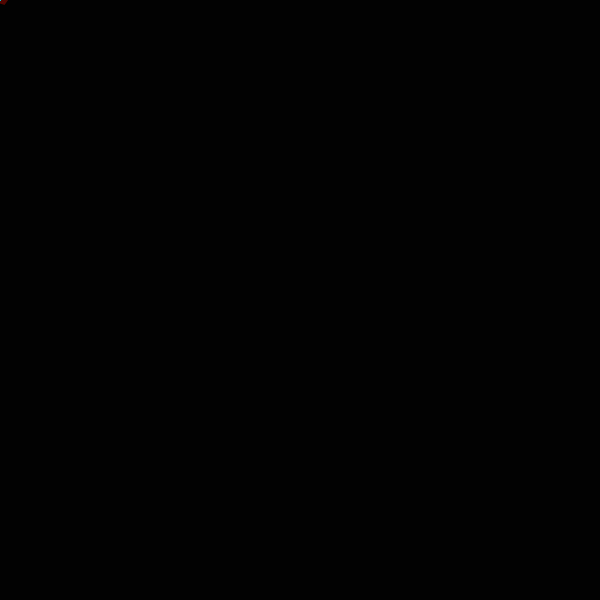
Frame 1 (no input)
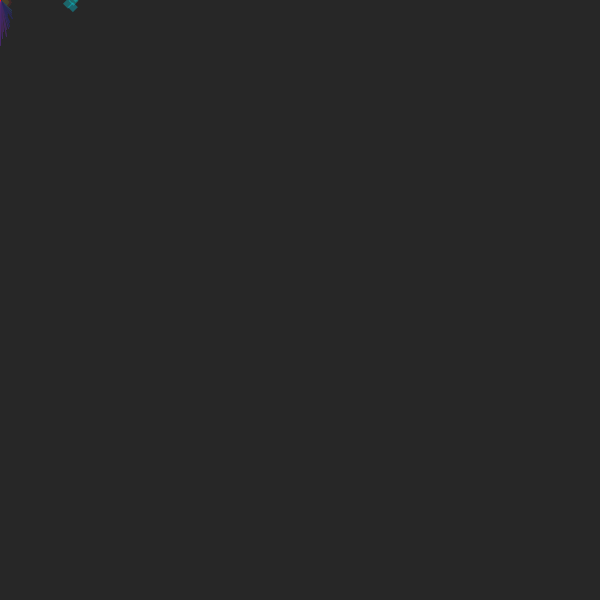
Frame 60 (the mouse pressed at the canvas centre just before this capture)
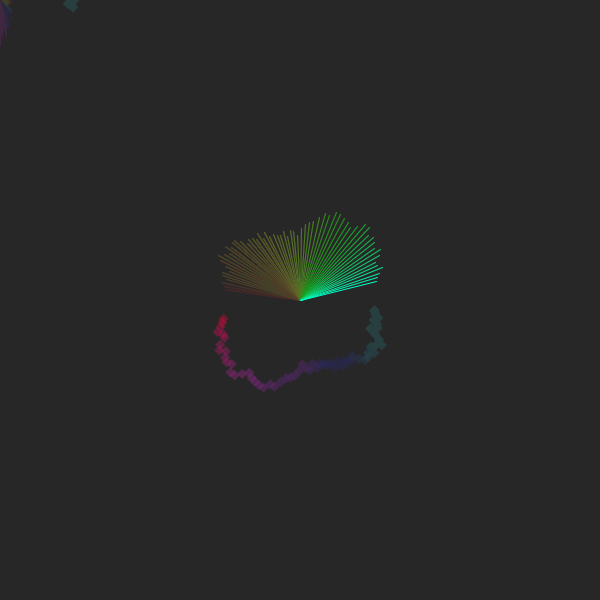
Frame 120 (the mouse held since frame 60 and released just before this capture)

The Processing sketch that drew these frames (run headless with seeded random() and noise(); from frame 60 on, the mouse is pressed at the canvas centre):

// Processing sketch: processing_170046
// ── processing_170046.pde

float xoff = 0.0;
float xincrement = 0.01; 
float n = 0;
float r =0.01;
int point = 3;
void setup() {
  size(600, 600);
  background(0);
}

void draw()
{
  colorMode(RGB, 255, 255, 255);
  fill(51, 10);
  noStroke();
  rect(0, 0, width, height);

  translate(mouseX, mouseY);
  point=floor(map(noise(xoff), 0, 1, 3, 7));
  n+= noise(xoff)*TWO_PI;
  if (n>360) n=0;

  if (mousePressed) {
    if(mouseButton ==LEFT){
    if (r>0)
      r-=0.1;
    else
      r+=0.1;
    }
    else if(mouseButton ==RIGHT){
    if (r<0)
      r-=0.1;
    else
      r+=0.1;
    }
  }
    r+= random(-0.1, 0.1);
  float x = r*cos(radians(n))*width/8;
  float y = r*sin(radians(n))*height/8;

  xoff += xincrement;

  colorMode(HSB, 360, 100, 100);
  color c = color(n, 100, 100, 80);
  fill(c);
  noStroke();
  polygon(x, y, 5, point);
  strokeWeight(1);
  stroke(getComplementaryColor(c));
  line(-x, -y, 0, 0);
}
void polygon(float x, float y, float radius, int npoints) {
  float angle = TWO_PI / npoints;
  beginShape();
  for (float a = 0; a < TWO_PI; a += angle) {
    float sx = x + cos(a) * radius;
    float sy = y + sin(a) * radius;
    vertex(sx, sy);
  }
  endShape(CLOSE);
}
color getComplementaryColor(color c) {
  colorMode(RGB, 255, 255, 255);
  float R = red(c), G = green(c), B = blue(c);
  return color(255-R, 255-G, 255-B);
}
